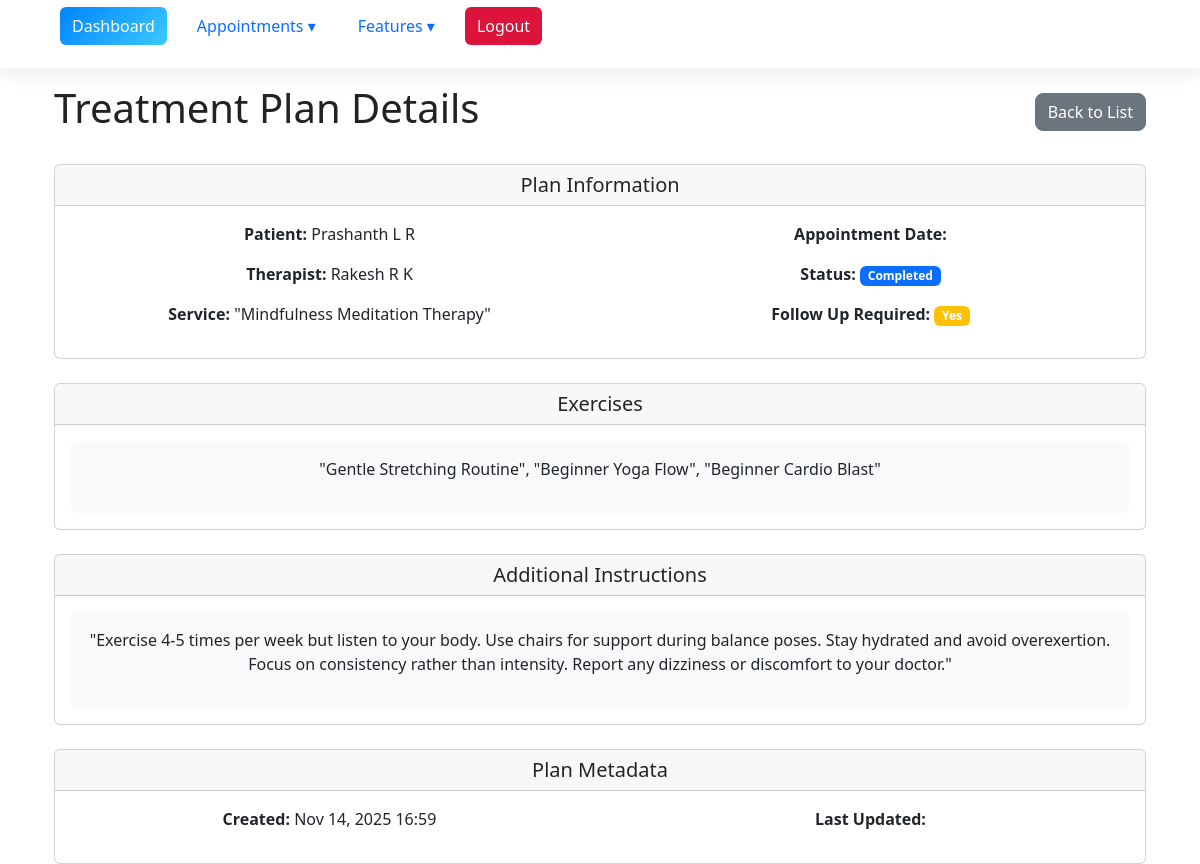
Page /7/ (signed in) on the committed database.
### myproject/base/models.py (models this page shows, shortened)
class TreatmentPlan(models.Model):
    STATUS_CHOICES = [
        ('active', 'Active'),
        ('completed', 'Completed'),
        ('cancelled', 'Cancelled'),
    ]
    appointment = models.ForeignKey(
        'Appointment',
        on_delete=models.CASCADE,
        related_name='treatment_plans'
    )
    exercises_list = models.TextField(
        help_text="List of prescribed exercises (one exercise per line)"
    )
    prescribed_by = models.ForeignKey(
        settings.AUTH_USER_MODEL,
        on_delete=models.SET_NULL,
        null=True,
        blank=True,
        related_name='prescribed_treatment_plans'
    )
    created_at = models.DateTimeField(auto_now_add=True)
    follow_up_required = models.BooleanField(default=False)
    status = models.CharField(
        max_length=20,
        choices=STATUS_CHOICES,
        default='active'
    )
    instructions = models.TextField(blank=True)
    class Meta:
        verbose_name = "Treatment Plan"
        verbose_name_plural = "Treatment Plans"
        ordering = ['-created_at']

class Appointment(models.Model):
    BOOKING_STATUS = [
        ('Pending', 'Pending'),
        ('Confirmed', 'Confirmed'),
        ('Completed', 'Completed'),
        ('Cancelled', 'Cancelled'),
        ('Rescheduled', 'Rescheduled'),
    ]
    patient = models.ForeignKey(User, on_delete=models.CASCADE, related_name='patient_appointments')
    therapist = models.ForeignKey(User, on_delete=models.CASCADE, related_name='therapist_appointments')
    service = models.ForeignKey(Service, on_delete=models.CASCADE)
    scheduled_date = models.DateField()
    scheduled_time = models.TimeField()
    booking_status = models.CharField(max_length=20, choices=BOOKING_STATUS, default='Pending')
    payment_status = models.CharField(max_length=20, default='Pending')
    created_at = models.DateTimeField(auto_now_add=True)

class User(AbstractUser):
    ROLE_CHOICES = [
        ('Patient', 'Patient'),
        ('Therapist', 'Therapist'),
        ('Admin', 'Admin'),
        ('SupportStaff', 'Support Staff'),
    ]
    GENDER_CHOICES = [
        ('Male', 'Male'),
        ('Female', 'Female'),
        ('Other', 'Other'),
    ]
    role = models.CharField(max_length=20, choices=ROLE_CHOICES)
    phone_number = models.CharField(max_length=15, blank=True, null=True)
    gender = models.CharField(max_length=10, choices=GENDER_CHOICES, blank=True, null=True)
    date_of_birth = models.DateField(blank=True, null=True)
    address = models.TextField(blank=True, null=True)
    profile_picture = models.ImageField(upload_to='profiles/', blank=True, null=True)
    specialization = models.CharField(max_length=255, blank=True, null=True)
    years_of_experience = models.PositiveIntegerField(default=0)
    qualification = models.CharField(max_length=255, blank=True, null=True)
    availability_status = models.BooleanField(default=True)
    ratings_average = models.FloatField(default=0,
                                        validators=[MinValueValidator(0), MaxValueValidator(5)])
    languages_spoken = models.CharField(max_length=255, blank=True, null=True)
    verification_status = models.BooleanField(default=False)
    groups = models.ManyToManyField(
        Group,
        related_name="custom_user_groups",
        blank=True
    )
    user_permissions = models.ManyToManyField(
        Permission,
        related_name="custom_user_permissions",
        blank=True
    )
    class Meta:
        ordering = ['username']

class Service(models.Model):
    name = models.CharField(max_length=100)
    description = models.TextField()
    duration_minutes = models.PositiveIntegerField()
    base_fee = models.DecimalField(max_digits=8, decimal_places=2)
    image = models.ImageField(upload_to='services/', blank=True, null=True)
    required_equipment = models.TextField(
        blank=True,
        help_text="List equipment, separated by commas"
    )
    is_active = models.BooleanField(default=True)

### myproject/base/views.py (the view)
# urls.py: path('<int:pk>/', views.treatment_plan_detail, name='treatment_plan_detail'),
@login_required
def treatment_plan_detail(request, pk):
    treatment_plan = get_object_or_404(TreatmentPlan, pk=pk)
    if request.user.role == 'patient' and treatment_plan.appointment.patient != request.user:
        return HttpResponseForbidden("You don't have permission to view this treatment plan.")
    elif request.user.role == 'Therapist' and treatment_plan.prescribed_by != request.user:
        return HttpResponseForbidden("You don't have permission to view this treatment plan.")
    context = {
        'treatment_plan': treatment_plan,
        'title': f'Treatment Plan - {treatment_plan.appointment.patient.get_full_name()}'
    }
    return render(request, 'treatment/treatment_plan_detail.html', context)

### myproject/base/templates/treatment/treatment_plan_detail.html (shortened to what this page needs)
{% extends 'main.html' %}
{% block content %}
<div class="container">
    <div class="d-flex justify-content-between align-items-center mb-4">
        <h1>Treatment Plan Details</h1>
        <div>
            <a href="{% url 'treatment_plan_list' %}" class="btn btn-secondary">Back to List</a>
        </div>
    </div>
    <div class="card">
        <div class="card-header">
            <h5 class="card-title mb-0">Plan Information</h5>
        </div>
        <div class="card-body">
            <div class="row">
                <div class="col-md-6">
                    <p><strong>Patient:</strong> {{ treatment_plan.appointment.patient.get_full_name|default:treatment_plan.appointment.patient.username }}</p>
                    <p><strong>Therapist:</strong> {{ treatment_plan.prescribed_by.get_full_name|default:treatment_plan.prescribed_by.username }}</p>
                    <p><strong>Service:</strong> {{ treatment_plan.appointment.service.name }}</p>
                </div>
                <div class="col-md-6">
                    <p><strong>Appointment Date:</strong> {{ treatment_plan.appointment.appointment_date }}</p>
                    <p><strong>Status:</strong>
                        <span class="badge {% if treatment_plan.status == 'active' %}bg-success{% elif treatment_plan.status == 'completed' %}bg-primary{% else %}bg-secondary{% endif %}">
                            {{ treatment_plan.status|title }}
                        </span>
                    </p>
                    <p><strong>Follow Up Required:</strong>
                        {% if treatment_plan.follow_up_required %}
                        <span class="badge bg-warning">Yes</span>
                        {% else %}
                        <span class="badge bg-secondary">No</span>
                        {% endif %}
                    </p>
                </div>
            </div>
        </div>
    </div>
    <div class="card mt-4">
        <div class="card-header">
            <h5 class="card-title mb-0">Exercises</h5>
        </div>
        <div class="card-body">
            {% if treatment_plan.exercises_list %}
            <div class="bg-light p-3 rounded">
                {{ treatment_plan.exercises_list|linebreaks }}
            </div>
            {% else %}
            <p class="text-muted">No exercises prescribed.</p>
            {% endif %}
        </div>
    </div>
    <div class="card mt-4">
        <div class="card-header">
            <h5 class="card-title mb-0">Additional Instructions</h5>
        </div>
        <div class="card-body">
            {% if treatment_plan.instructions %}
            <div class="bg-light p-3 rounded">
                {{ treatment_plan.instructions|linebreaks }}
            </div>
            {% else %}
            <p class="text-muted">No additional instructions.</p>
            {% endif %}
        </div>
    </div>
    <div class="card mt-4">
        <div class="card-header">
            <h5 class="card-title mb-0">Plan Metadata</h5>
        </div>
        <div class="card-body">
            <div class="row">
                <div class="col-md-6">
                    <p><strong>Created:</strong> {{ treatment_plan.created_at|date:"M d, Y H:i" }}</p>
                </div>
                <div class="col-md-6">
                    <p><strong>Last Updated:</strong> {{ treatment_plan.updated_at|date:"M d, Y H:i" }}</p>
                </div>
            </div>
        </div>
    </div>
</div>
{% endblock %}

### static/style.css (style rules this page uses)
.btn-secondary { border-radius: 8px; }

### templates/nav.html (style rules this page uses)
:root { --primary-color: #0084ff; --gradient: linear-gradient(135deg, #0084ff, #3cc8ff); --bg-light: #ffffff; --bg-dark: #0b0e12; --text-light: #fff; --text-dark: #222; --nav-bg-light: rgba(255, 255, 255, 0.85); --nav-bg-dark: rgba(20, 20, 20, 0.85); --hover-light: #e7f3ff; --hover-dark: #1f2a37; --blur-bg: blur(10px); }
body.light-theme { background: var(--bg-light); color: var(--text-dark); }

### rows in the picture
TreatmentPlan: appointment.patient.get_full_name "Prashanth L R", prescribed_by.get_full_name "Rakesh R K", appointment.service.name "\"Mindfulness Meditation Therapy\"", status "Completed", exercises_list "\"Gentle Stretching Routine\", \"Beginner Yoga Flow\", \"Beginner Cardio Blast\"", instructions "\"Exercise 4-5 times per week but listen to your body. Use chairs for support during balance poses. Stay hydrated and avoid overexertion. Focus on consistency rather than intensity. Report any dizziness or discomfort to your doctor.\"", created_at "Nov 14, 2025 16:59"
